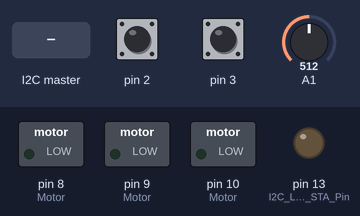
This sketch was run on a simulated Arduino Uno, built with avr-gcc and run on an emulated ATmega328P. Parts: switched loads named in the sketch (green lamp = pin HIGH), output pins drawn as LEDs (lit = HIGH). Inputs (shaded band) come from the test bench; at power-on: pin 2 HIGH, pin 3 HIGH, A1 = 512.

Above: at 0.01 s.
At 1.2 s:
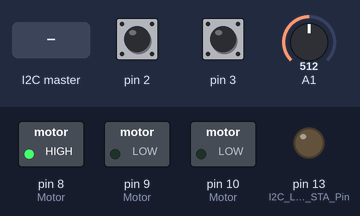
1.3 s: the I2C master sends the byte 1
At 2.8 s:
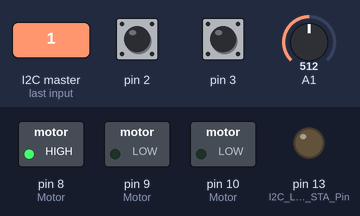
Timing chart, 0 to 4.3 s (numbered marks = the images above; inputs shaded):
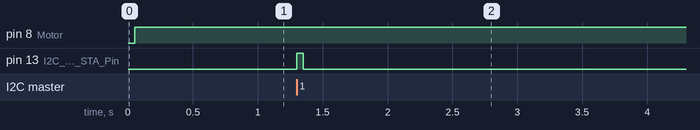

Measured:
- after the input at 1.3 s, pin 13 (I2C_LED_STA_Pin): LOW → HIGH at once, → LOW 0.05 s later

The sketch:

Slave1.ino
```cpp
#include <Wire.h>

#define I2C_SLV_ADDR  0x01
#define I2C_LED_STA_Pin LED_BUILTIN

extern volatile uint32_t timer0_millis;

uint32_t I2C_LED_STA_Timer;
volatile float var_SetPoint;
volatile bool I2C_ACT_Flag;

uint32_t tmr;

void setup() {
  pinMode(I2C_LED_STA_Pin, OUTPUT);
  Motor_Init();
  Encoder_Init(24, 9);
  I2CSlave_Init(I2C_SLV_ADDR, &I2CReceive_Handler);
  Serial.begin(115200);

  PID_SetRange(-100, 100, -100, 100);
}

void loop() {
  if(I2C_ACT_Flag && millis() - I2C_LED_STA_Timer >= 100){
    I2C_LED_STA_Timer = millis();
    digitalWrite(I2C_LED_STA_Pin, 1);
    I2C_ACT_Flag = false;
  }
  else if(millis() - I2C_LED_STA_Timer >= 50){
    digitalWrite(I2C_LED_STA_Pin, 0);
  }
  else if(millis() - I2C_LED_STA_Timer > 100){
    I2C_LED_STA_Timer = millis() - 100;
  }

  if(millis() - tmr >= 50){
    tmr = millis();
    float positionActual = Resolver_GetPosition();
    if(abs(var_SetPoint - positionActual) > 1.0){
      PID_Calculate(var_SetPoint, positionActual);
      Motor_Drive(PID_GetU());
    }
    else{
      Motor_Drive(0);
    }

    //Serial.println(positionActual);
  }

  Encoder_Handler();

}

void I2CReceive_Handler(uint8_t Command, uint8_t *Data, uint8_t Len){
  I2C_ACT_Flag = true;
  switch(Command){
    case(0):
      noInterrupts();
      timer0_millis = 0;
      interrupts();
    break;
    case(1):
      float kp, ki, kd;
      memcpy(&kp, Data, 4);
      memcpy(&ki, Data + 4, 4);
      memcpy(&kd, Data + 8, 4);
      PID_SetConstants(kp, ki, kd);
    break;
    case(10):
      memcpy((float*)&var_SetPoint, Data, 4);
      // Print setpoint value.
      Serial.println(var_SetPoint);
    break;
    default:
    break;
  }
}
```

AnalogResolver.ino
```cpp
float Resolver_GetPosition(){
  return ((analogRead(A1) - 394) / 1.165 - 100) * -1;
}
```

Encoder.ino
```cpp
volatile uint32_t _encoderCounter1;
volatile uint32_t _encoderCounter2;
uint32_t _encoderMillis;
float _encoderSpeed;
float _encoderRatio;
uint8_t _encoderCPR;

void Encoder_Init(uint8_t CPR, float Ratio){
  _encoderCPR = CPR;
  _encoderRatio = Ratio;
  pinMode(2, INPUT_PULLUP);
  pinMode(3, INPUT_PULLUP);

  attachInterrupt(digitalPinToInterrupt(2), _Encoder_Counter1_ISR, CHANGE);
  attachInterrupt(digitalPinToInterrupt(3), _Encoder_Counter2_ISR, CHANGE);
}

void _Encoder_Counter1_ISR(){
  _encoderCounter1++;
}

void _Encoder_Counter2_ISR(){
  _encoderCounter2++;
}

void Encoder_Handler(){
  if(millis() - _encoderMillis >= 100){
    noInterrupts();
    _encoderSpeed = (float)_encoderCounter1 / _encoderCPR * 600 / _encoderRatio;
    _encoderCounter1 = 0;
    interrupts();
    _encoderMillis = millis();
  }
}

float Encoder_GetSpeed(){
  return _encoderSpeed;
}
```

I2CSlave.ino
```cpp
#include <Wire.h>

void _I2CSlave_ReceiveHandler(int n);
void (*ReceiveCallbackHandler)(uint8_t, uint8_t*, uint8_t);

void I2CSlave_Init(uint8_t Address, void (*ReceiveCallback)(uint8_t, uint8_t*, uint8_t)){
  Wire.begin(Address);
  Wire.onReceive(&_I2CSlave_ReceiveHandler);
  ReceiveCallbackHandler = ReceiveCallback;
}

void _I2CSlave_ReceiveHandler(int n){
  uint8_t cmd;
  uint8_t data[20];
  memset(data, 0, 20);
  cmd = Wire.read();
  for(uint8_t i = 0; Wire.available() > 0; i++){
    data[i] = Wire.read();
  }
  ReceiveCallbackHandler(cmd, data, n - 1);
}
```

Motor.ino
```cpp
void Motor_Init(){
  pinMode(8, OUTPUT);
  pinMode(9, OUTPUT);
  pinMode(10, OUTPUT);
}

void Motor_Drive(float Velocity){
  Velocity = (Velocity > 100 ? 100 : (Velocity < -100 ? -100 : Velocity));
  digitalWrite(8, 1);
  if(Velocity < 0){
    digitalWrite(10, 0);
    analogWrite(9, abs(Velocity) * 2.55);
  }
  else if(Velocity > 0){
    digitalWrite(9, 0);
    analogWrite(10, abs(Velocity) * 2.55);
  }
  else{
    digitalWrite(9, 0);
    digitalWrite(10, 0);
  }
}

void Motor_Release(){
  digitalWrite(8, 0);
  digitalWrite(9, 0);
  digitalWrite(10, 0);
}
```

PIDAntiWIndup.ino
```cpp
volatile float _pidKp;
volatile float _pidKi;
volatile float _pidKd;
float _pidInRangeMin;
float _pidInRangeMax;
float _pidOutRangeMin;
float _pidOutRangeMax;
float _pidLastError;
float _pidSumError;
float _pidU;

void PID_SetConstants(float Kp, float Ki, float Kd){
  _pidKp = Kp;
  _pidKi = Ki;
  _pidKd = Kd;
}

void PID_SetRange(float InMin, float InMax, float OutMin, float OutMax){
  _pidInRangeMin = InMin;
  _pidInRangeMax = InMax;
  _pidOutRangeMin = OutMin;
  _pidOutRangeMax = OutMax;
}

float PID_Calculate(float Sp, float Av){
  float e = (Sp - Av) / (_pidInRangeMax - _pidInRangeMin);

  float de = e - _pidLastError;

  float u = (e * _pidKp) + (_pidSumError * _pidKi) + (de * _pidKd);
  u = u * (_pidOutRangeMax - _pidOutRangeMin);
  u = (u > _pidOutRangeMax ? _pidOutRangeMax : (u < _pidOutRangeMin ? _pidOutRangeMin : u));

  _pidSumError += e;
  _pidSumError = (_pidSumError > 1.0 ? 1.0 : (_pidSumError < -1.0 ? -1.0 : _pidSumError));
  if(_pidLastError * e < 0){
    _pidSumError = 0;
  }

  _pidLastError = e;

  _pidU = u;

  return u;
}

float PID_GetU(){
  return _pidU;
}
```
